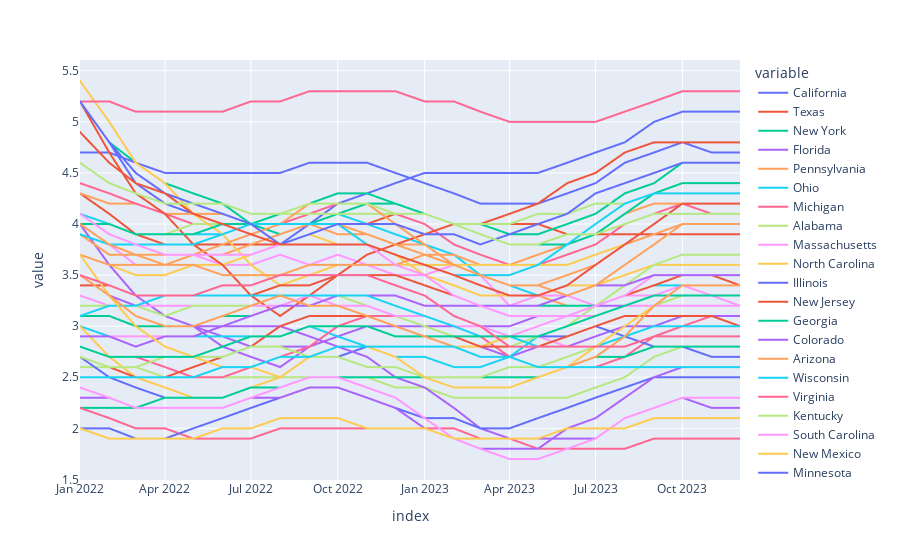

The notebook cell this image was saved under:
### Markdown cell above
### 2- where i can find cheap labor from this states in last 2 years ?

### Code cell
ls2y_unemp=unemp_results.query('index >= 2022 and index <2024')
ls2y_unemp
px.line(ls2y_unemp)
